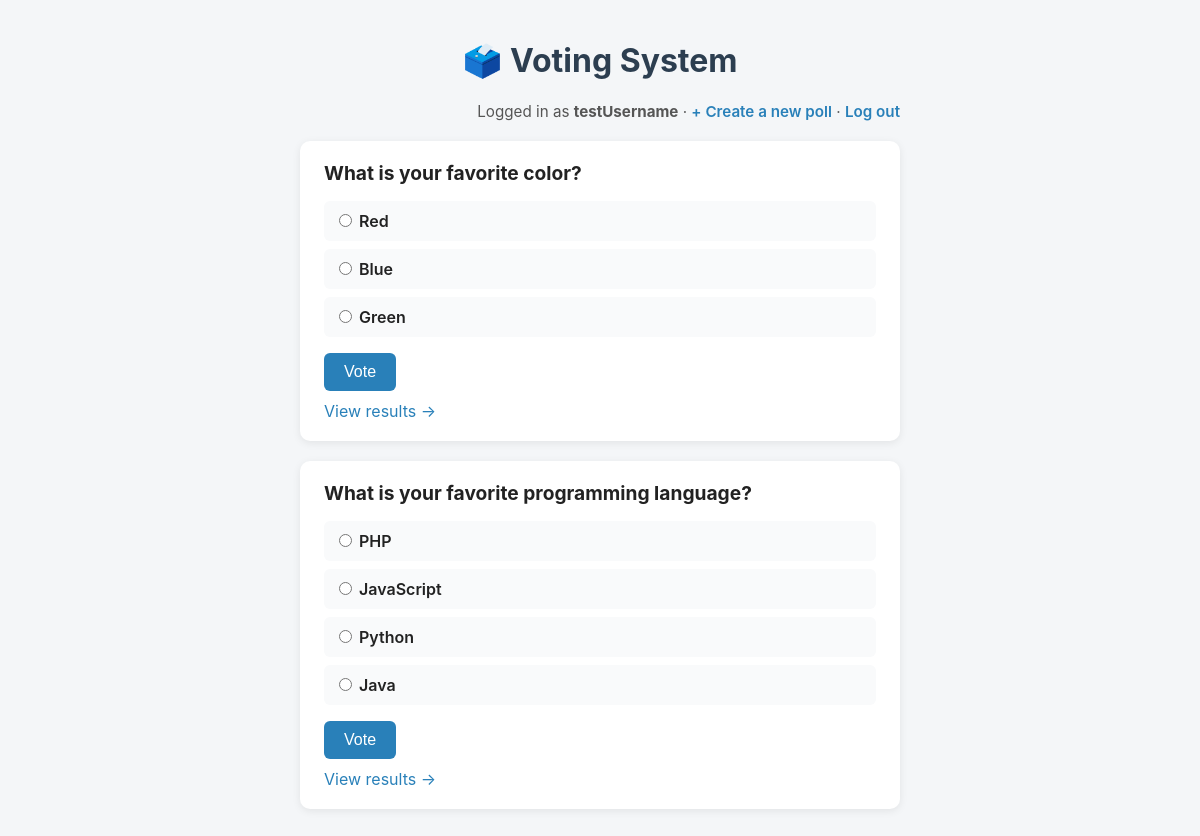
/index.php (signed in), run on the app's committed database.
### tables this page shows
CREATE TABLE polls (
            id INTEGER PRIMARY KEY AUTOINCREMENT,
            question TEXT NOT NULL,
            created_at DATETIME DEFAULT CURRENT_TIMESTAMP
        );

CREATE TABLE options (
            id INTEGER PRIMARY KEY AUTOINCREMENT,
            poll_id INTEGER NOT NULL,
            text TEXT NOT NULL,
            votes INTEGER DEFAULT 0,
            FOREIGN KEY (poll_id) REFERENCES polls(id)
        );

### auth.php (called while the page is built, shortened)
<?php
function isLoggedIn() : bool {
    return isset($_SESSION['user_id']);
}
function currentUsername(): ?string
{
    return $_SESSION['username'] ?? null;
}
?>

### index.php (the view, shortened to what this page needs)
<?php
require 'db.php';
require 'auth.php';
$polls = $pdo->query("SELECT * FROM polls ORDER BY created_at DESC")->fetchAll(PDO::FETCH_ASSOC);
?>
<!DOCTYPE html>
<html lang="en">
<head>
<link rel="stylesheet" href="style.css">
</head>
<body>
<div class="container">
    <h1>🗳️ Voting System</h1>
    <div class="admin-link">
        <?php if (isLoggedIn()): ?>
            Logged in as <strong><?= htmlspecialchars(currentUsername()) ?></strong>
            &middot; <a href="create_poll.php">+ Create a new poll</a>
            &middot; <a href="logout.php">Log out</a>
        <?php else: ?>
            <a href="login.php">Log in</a> to create polls
            &middot; <a href="register.php">Register</a>
        <?php endif; ?>
    </div>
    <?php foreach ($polls as $poll): ?>
        <?php
        $options = $pdo->prepare("SELECT * FROM options WHERE poll_id = ?");
        $options->execute([$poll['id']]);
        $options = $options->fetchAll(PDO::FETCH_ASSOC);
        ?>
        <div class="poll-card">
            <h2><?= htmlspecialchars($poll['question']) ?></h2>
            <form action="vote.php" method="post">
                <?php foreach ($options as $option): ?>
                    <label class="option">
                        <input type="radio" name="option_id" value="<?= $option['id'] ?>" required>
                        <?= htmlspecialchars($option['text']) ?>
                    </label>
                <?php endforeach; ?>
                <button type="submit" class="btn">Vote</button>
            </form>
            <a class="results-link" href="results.php?id=<?= $poll['id'] ?>">View results →</a>
        </div>
    <?php endforeach; ?>
</div>
</body>
</html>

### style.css (style rules this page uses)
* { box-sizing: border-box; }
body { font-family: -apple-system, BlinkMacSystemFont, 'Segoe UI', sans-serif; background: #f4f6f8; margin: 0; padding: 20px; color: #222; }
.container { max-width: 600px; margin: 0 auto; }
h1 { text-align: center; color: #2c3e50; }
.admin-link { text-align: right; margin-bottom: 20px; font-size: 0.95em; color: #555; }
.admin-link a { color: #2980b9; text-decoration: none; font-weight: 600; }
.poll-card, .results-card { background: #fff; border-radius: 10px; padding: 20px 24px; margin-bottom: 20px; box-shadow: 0 2px 8px rgba(0,0,0,0.08); }
.poll-card h2 { margin-top: 0; font-size: 1.2em; }
.option { display: block; padding: 10px; margin-bottom: 8px; background: #f9fafb; border-radius: 6px; cursor: pointer; }
label { font-weight: 600; display: block; margin-bottom: 6px; }
.btn { background: #2980b9; color: #fff; border: none; padding: 10px 20px; border-radius: 6px; font-size: 1em; cursor: pointer; margin-top: 8px; }
.results-link { display: inline-block; margin-top: 10px; color: #2980b9; text-decoration: none; }

### data on the page
polls: question "What is your favorite color?"
options: text "Red"
options: text "Blue"
options: text "Green"
polls: question "What is your favorite programming language?"
options: text "PHP"
options: text "JavaScript"
options: text "Python"
options: text "Java"

### other printed values
currentUsername() "testUsername"
